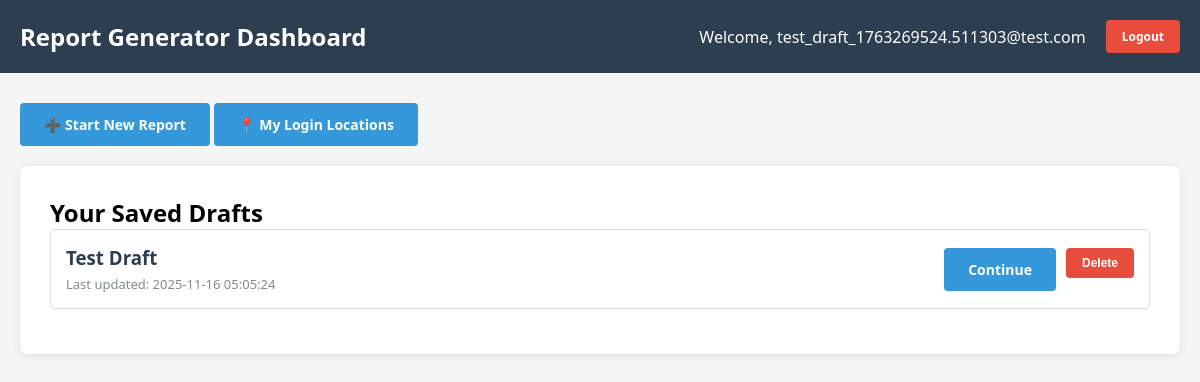
/dashboard (signed in), run on the app's committed database.
### tables this page shows
CREATE TABLE users (
            id INTEGER PRIMARY KEY AUTOINCREMENT,
            email TEXT UNIQUE NOT NULL,
            password_hash TEXT NOT NULL,
            created_at TIMESTAMP DEFAULT CURRENT_TIMESTAMP,
            is_active INTEGER DEFAULT 1
        );

CREATE TABLE drafts (
            id INTEGER PRIMARY KEY AUTOINCREMENT,
            user_id INTEGER NOT NULL,
            draft_name TEXT,
            form_data TEXT,
            created_at TIMESTAMP DEFAULT CURRENT_TIMESTAMP,
            updated_at TIMESTAMP DEFAULT CURRENT_TIMESTAMP,
            FOREIGN KEY (user_id) REFERENCES users(id)
        );

### app.py (the view)
@app.route('/dashboard')
@demo_or_login_required
def dashboard():
    drafts = get_user_drafts(current_user.id)
    collaborative_drafts = get_user_collaborative_drafts(current_user.id)
    is_admin = current_user.email.lower() == ADMIN_EMAIL.lower()
    return render_template('dashboard.html', drafts=drafts, collaborative_drafts=collaborative_drafts, is_admin=is_admin)

### app.py (called while the page is built)
@login_manager.user_loader
def load_user(user_id):
    user_data = get_user_by_id(user_id)
    if user_data:
        return User(user_data['id'], user_data['email'])
    return None

def demo_or_login_required(f):
    from functools import wraps
    @wraps(f)
    def decorated_function(*args, **kwargs):
        if DEMO_MODE:
            if not current_user.is_authenticated:
                demo_user_data = get_user_by_email(DEMO_EMAIL)
                if not demo_user_data:
                    create_user(DEMO_EMAIL, DEMO_PASSWORD)
                    demo_user_data = get_user_by_email(DEMO_EMAIL)
                if demo_user_data:
                    user = User(demo_user_data['id'], demo_user_data['email'])
                    login_user(user)
            return f(*args, **kwargs)
        else:
            return login_required(f)(*args, **kwargs)
    return decorated_function

### database.py (called while the page is built)
def get_db():
    conn = sqlite3.connect(DB_NAME)
    conn.row_factory = sqlite3.Row
    return conn

def get_user_by_id(user_id):
    conn = get_db()
    cursor = conn.cursor()
    cursor.execute('SELECT * FROM users WHERE id = ?', (user_id,))
    user = cursor.fetchone()
    conn.close()
    return dict(user) if user else None

def get_user_drafts(user_id):
    conn = get_db()
    cursor = conn.cursor()
    cursor.execute('''
        SELECT * FROM drafts
        WHERE user_id = ?
        ORDER BY updated_at DESC
    ''', (user_id,))
    drafts = [dict(row) for row in cursor.fetchall()]
    conn.close()
    return drafts

def get_user_collaborative_drafts(user_id):
    conn = get_db()
    cursor = conn.cursor()
    cursor.execute('''
        SELECT d.*, u.email as owner_email
        FROM drafts d
        JOIN report_collaborators rc ON d.id = rc.draft_id
        JOIN users u ON d.user_id = u.id
        WHERE rc.user_id = ?
        ORDER BY d.updated_at DESC
    ''', (user_id,))
    drafts = [dict(row) for row in cursor.fetchall()]
    conn.close()
    return drafts

### templates/dashboard.html (shortened to what this page needs)
<!DOCTYPE html>
<html lang="en">
<head>
</head>
<body>
    <div class="header">
        <h1>Report Generator Dashboard</h1>
        <div class="user-info">
            <span>Welcome, {{ current_user.email }}</span>
            <a href="{{ url_for('logout') }}" class="btn btn-danger">Logout</a>
        </div>
    </div>
    <div class="container">
        <div style="margin-bottom: 20px;">
            <a href="{{ url_for('new_report') }}" class="btn btn-primary">➕ Start New Report</a>
            <a href="{{ url_for('my_locations') }}" class="btn btn-primary">📍 My Login Locations</a>
        </div>
        <div class="drafts-section">
            <h2>Your Saved Drafts</h2>
            {% if drafts %}
                {% for draft in drafts %}
                    <div class="draft-item">
                        <div class="draft-info">
                            <h3>{{ draft.draft_name }}</h3>
                            <p>Last updated: {{ draft.updated_at }}</p>
                        </div>
                        <div class="draft-actions">
                            <a href="{{ url_for('load_draft', draft_id=draft.id) }}" class="btn btn-primary">Continue</a>
                            <form method="POST" action="{{ url_for('delete_draft_route', draft_id=draft.id) }}" style="display: inline;">
                                <button type="submit" class="btn btn-danger" onclick="return confirm('Are you sure you want to delete this draft?')">Delete</button>
                            </form>
                        </div>
                    </div>
                {% endfor %}
            {% else %}
                <div class="empty-state">
                    <p>No saved drafts yet. Start a new report to begin!</p>
                </div>
            {% endif %}
        </div>
    </div>
</body>
</html>

### templates/dashboard.html (style rules this page uses)
* { margin: 0; padding: 0; box-sizing: border-box; }
body { font-family: 'Segoe UI', Tahoma, Geneva, Verdana, sans-serif; background: #f5f5f5; }
.header { background: #2c3e50; color: white; padding: 20px; display: flex; justify-content: space-between; align-items: center; }
.header h1 { font-size: 24px; }
.user-info { display: flex; gap: 20px; align-items: center; }
.container { max-width: 1200px; margin: 30px auto; padding: 0 20px; }
.btn { padding: 12px 24px; border: none; border-radius: 4px; font-size: 14px; font-weight: 600; cursor: pointer; text-decoration: none; display: inline-block; }
.btn-primary { background: #3498db; color: white; }
.btn-danger { background: #e74c3c; color: white; padding: 8px 16px; font-size: 12px; }
.drafts-section { background: white; border-radius: 8px; padding: 30px; box-shadow: 0 2px 8px rgba(0,0,0,0.1); margin-top: 20px; }
.draft-item { border: 1px solid #ddd; border-radius: 4px; padding: 15px; margin-bottom: 15px; display: flex; justify-content: space-between; align-items: center; }
.draft-info h3 { color: #2c3e50; margin-bottom: 5px; }
.draft-info p { color: #7f8c8d; font-size: 13px; }
.draft-actions { display: flex; gap: 10px; }

### data on the page
users: email "test_draft_1763269524.511303@test.com"
drafts: draft_name "Test Draft", updated_at "2025-11-16 05:05:24"
